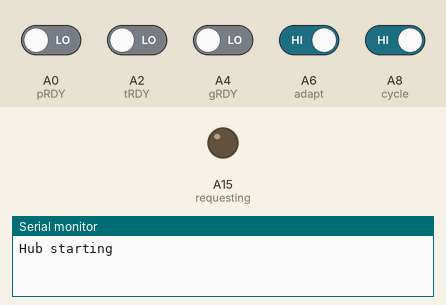
The sketch below on a simulated Arduino Mega 2560, built with avr-gcc and run on an emulated ATmega2560. Shown: output pins drawn as LEDs (lit = HIGH), the last lines printed to the serial monitor. Dashed ring = blinking. The test bench sets the inputs (shaded band); at power-on: A6 (adapt), A8 (cycle) HIGH, A0 (pRDY), A2 (tRDY), A4 (gRDY) LOW.

Above: at 1.2 s.
1.3 s: A6 (adapt) driven LOW
At 2.7 s:
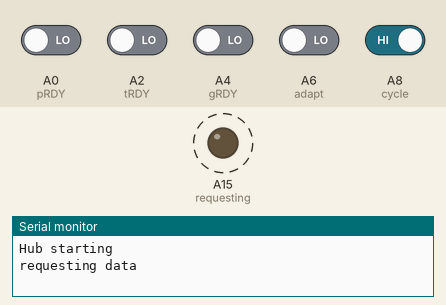
7.3 s: A8 (cycle) driven LOW
At 8.0 s:
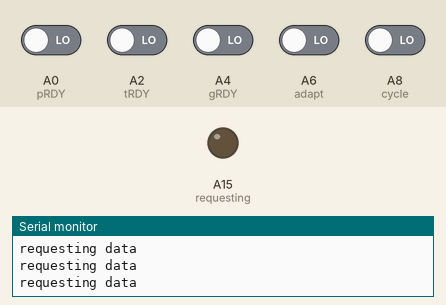
8.8 s: A8 (cycle) driven HIGH
At 9.6 s:
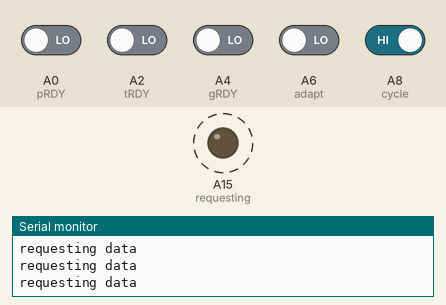
21.4 s: A4 (gRDY) driven HIGH
Timing chart, 0 to 26.5 s (numbered marks = the images above; inputs shaded):
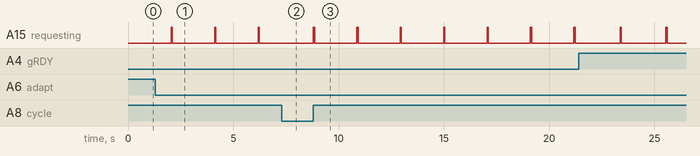

Measured:
- after the input at 1.3 s, A15 (requesting): alternates HIGH for 0.06 s and LOW for 2.0 s, starting after 0.75 s
- after the input at 7.3 s, A15 (requesting): stays LOW (without the input it goes to HIGH after 0.94 s)
- after the input at 8.8 s, A15 (requesting): alternates HIGH for 0.06 s and LOW for 2.0 s, starting at once

The sketch:

Bodyhub.ino
```cpp
#include <SoftwareSerial.h>
#include "Message.h"
#include "Communication.h"


SoftwareSerial pulseSensor(50, 44); // Rx, Tx
const byte pRDY = A0;
const byte cycle = A8;
const byte requesting = A15;

SoftwareSerial temperatureSensor(51, 46); // Rx, Tx
const byte tRDY = A2;

SoftwareSerial glucoseSensor(52, 48); // Rx, Tx
const byte gRDY = A4;

const int adapt = A6;

bool tActive = true;
const int tPower;

bool pActive = true;
const int pPower = 2;

bool gActive = true;
const int gPower;

//SoftwareSerial adaptation(10, 11); //Rx, Tx //used to receive freq from adapt and send the intervals to the adaptation engine


Message pulseM;
Message temperatureM;
Message glucoseM;

byte patientRisk;


//we only receive data <255 here. If this ever changes, we need to use the Communication class
//since we can only transmit ONE byte here!!
void receive(SoftwareSerial *sensor, Message *m) {
  delay(100); //just if the hub is right on time
  //we read two bytes of data here, the first one is the data, then there is the risk
  float data[2];
  for (int i = 0; i < 2; i++) {
    data[i] = sensor->read();
    delay(25);
  }

  m->setData(data[0]);
  m->setRisk(data[1]);
  Serial.print("Data: ");
  Serial.println(data[0]);
  Serial.print("risk: ");
  Serial.println(data[1]);
}

void evaluateRisk() {
  int patientStatus = (temperatureM.getRisk() + pulseM.getRisk()) / 2;
  if (patientStatus >= 7)
    patientRisk = 4; //very low risk
  else if (patientStatus >= 5)
    patientRisk = 3; //low risk
  else if (patientStatus >= 3)
    patientRisk = 2; //moderate risk
  else if (patientStatus >= 2)
    patientRisk = 1; //critical risk
  else if (patientStatus >= 0)
    patientRisk = 0; //very critical risk
}

void setup() {
  // put your setup code here, to run once:
  pinMode(requesting, OUTPUT);
  digitalWrite(requesting, LOW);
  pinMode(pRDY, INPUT);
  pinMode(tRDY, INPUT);
  pinMode(gRDY, INPUT);
  pinMode(adapt, INPUT);
  pinMode(cycle, INPUT);

  pulseSensor.begin(9600);
  glucoseSensor.begin(9600);
  temperatureSensor.begin(9600);
  pulseSensor.listen();
  Serial.begin(9600);
  Serial.println("Hub starting");
}

void loop() {

  if(digitalRead(adapt) == LOW){
    while(digitalRead(cycle) == LOW);
    Serial.println("requesting data");
    digitalWrite(requesting, HIGH);
    float i = 0;
    //request data

    if(pActive){
      i+=250;
      Communication::sendLongData(i, &pulseSensor);
    }
    if(tActive){
      i+=250;
      Communication::sendLongData(i, &temperatureSensor);
    }
    if(gActive){
      i+=250;
      Communication::sendLongData(i, &glucoseSensor);
    }

  }
  delay(50);
  digitalWrite(requesting, LOW);

  unsigned long time = millis();
  while(millis() - time < 2000){
   //receive data
    if (digitalRead(pRDY) == HIGH) {
      pulseSensor.listen();
      Serial.println("receiving data from pulse sensor");
      //receive(&pulseSensor, &pulseM);
    }

    //and here we check the temperature sensor
    if (digitalRead(tRDY) == HIGH) {
      //temperatureSensor.flush();
      temperatureSensor.listen();
      Serial.println("receiving data from temp sensor");
      receive(&temperatureSensor, &temperatureM);
    }

    if (digitalRead(gRDY) == HIGH) {
      //temperatureSensor.flush();
      glucoseSensor.listen();
      Serial.println("receiving data from glucose sensor");
      receive(&glucoseSensor, &glucoseM);
    }
  }


  //evaluateRisk();
  //Serial.print("Risk estimated: ");
  //Serial.println(patientRisk);
}
```
